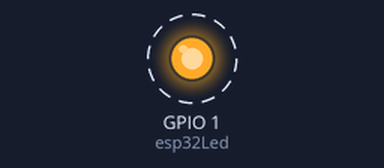
A program run on a simulated ESP32. Parts: output pins drawn as LEDs (lit = HIGH). Dashed ring = blinking. What the program prints to the serial monitor is not drawn.

Above: at 0.5 s.
Timing chart, 0 to 4.6 s (numbered marks = the images above):
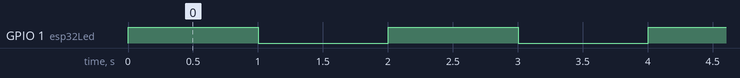

The program:

main.cpp
```cpp
#include <Arduino.h>

// cf. platformio.ini

#ifdef DEBUG
#warning "Debug mode enabled"
#else
#warning "Release mode enabled"
#endif

#ifdef esp32_debug
#warning "env esp32_debug enabled"
#endif

#ifdef esp32_release
#warning "env esp32_release enabled"
#endif

uint8_t esp32Led = 1; // LED_BUILTIN

void setup()
{
    Serial.begin(115200);
    pinMode(esp32Led, OUTPUT);
#ifdef DEBUG
    Serial.println("Setup done");
#endif

    Serial.print("CPU freq : ");
    Serial.println(String(ESP.getCpuFreqMHz()) + " MHz");
    Serial.print("CPU cores : ");
    esp_chip_info_t out_info;
    esp_chip_info(&out_info);
    Serial.println(String(out_info.cores));
    Serial.print("Flash size : ");
    Serial.println(String(ESP.getFlashChipSize() / 1000000) + " MB");
    Serial.print("Free RAM : ");
    Serial.println(String((long)ESP.getFreeHeap()) + " bytes");
}

void loop()
{
#ifdef DEBUG
    Serial.println("Start blink");
#endif
    // Hello world!, non blink!
    digitalWrite(esp32Led, HIGH);
    delay(1000);
    digitalWrite(esp32Led, LOW);
    delay(1000);
}
```

Measured:
- by itself, GPIO 1 (esp32Led): alternates HIGH for 1.0 s and LOW for 1.0 s
